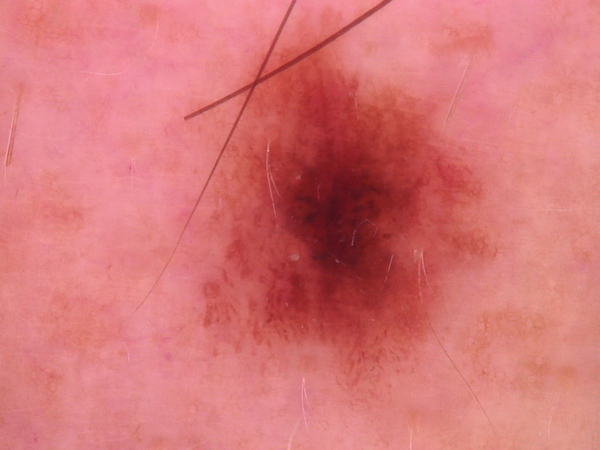
//> input picture images/the.jpg, 600 x 450 px
$ ./experiment   (built with g++ and OpenCV 4)
//> lines starting //> are read from the running program, lines starting //| are printed output that depends on the picture
//> further down, img1 is the input picture: 450 rows x 600 cols, CV_8UC3; mean B, G, R 118.5, 117.6, 214.7
#include <opencv2/opencv.hpp>
#include <opencv2/objdetect.hpp>
#include <opencv2/highgui.hpp>
#include <opencv2/imgproc.hpp>
#include <iostream>
#include <sys/stat.h>  // For creating the directory
#include <sstream>     // For generating filenames with a counter

using namespace cv;
using namespace std;

/*
 Section 1: Reading Images
*/

Mat resizeWithPadding(Mat& image, int sizeWanted) {
//> called with sizeWanted = 224
    int oldHeight = image.rows;
//> oldHeight = 450
    int oldWidth = image.cols;
//> oldWidth = 600

    float aspectRatio = (float)sizeWanted / max(oldWidth, oldHeight);
//> aspectRatio = 0.373

    int newWidth = (int)(oldWidth * aspectRatio);
//> newWidth = 224
    int newHeight = (int)(oldHeight * aspectRatio);
//> newHeight = 168

    Mat resizedImage;
    resize(image, resizedImage, Size(newWidth, newHeight));

    Mat output = Mat::zeros(Size(sizeWanted, sizeWanted), CV_8UC3);

    int xPad = (sizeWanted - newWidth) / 2;
//> xPad = 0
    int yPad = (sizeWanted - newHeight) / 2;
//> yPad = 28

    resizedImage.copyTo(output(Rect(xPad, yPad, newWidth, newHeight)));
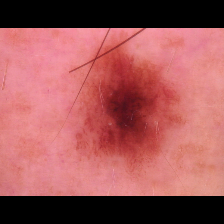
//> output: 224 rows x 224 cols, CV_8UC3; mean B, G, R 88.7, 88.1, 161

    return output;
}

void normalizeImage(Mat& image) {
    Scalar mean = Scalar(0.485, 0.456, 0.406);
    Scalar stddeviation = Scalar(0.229, 0.224, 0.225);

    image.convertTo(image, CV_32F, 1.0 / 255.0);

    subtract(image, mean, image);
    divide(image, stddeviation, image);
}

int main() {
    string path = "../images/the.jpg";
    Mat img1 = imread(path);

    if (img1.empty()) {
        cout << "Image not read properly" << endl;
        return -1;
    }

    Mat resized_image = resizeWithPadding(img1, 224);

    if (resized_image.empty()) {
        cout << "Error: Unable to load image!" << endl;
        return -1;
    }

    vector<Mat> bgr_channels;
    split(resized_image, bgr_channels);
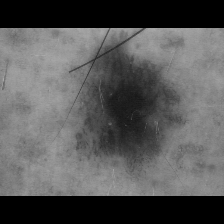
//> bgr_channels[0]: 224 rows x 224 cols, CV_8UC1; min 0, max 171, mean 88.7
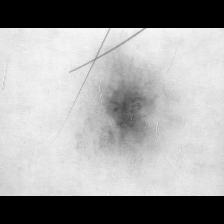
//> bgr_channels[2]: 224 rows x 224 cols, CV_8UC1; min 0, max 247, mean 161

    Mat B = bgr_channels[0];
    Mat G = bgr_channels[1];
    Mat R = bgr_channels[2];

    Mat gray = Mat::zeros(resized_image.rows, resized_image.cols, CV_8UC1);

    for (unsigned int i = 0; i < resized_image.rows; i++) {
        for (unsigned int j = 0; j < resized_image.cols; j++) {
            gray.at<uchar>(i, j) = static_cast<uchar>(
                0.2989 * R.at<uchar>(i, j) +
                0.5870 * G.at<uchar>(i, j) +
                0.1140 * B.at<uchar>(i, j));
        }
    }
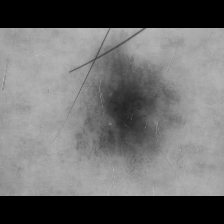
//> gray: 224 rows x 224 cols, CV_8UC1; min 0, max 187, mean 109.6

    normalizeImage(gray);
//> in normalizeImage, `subtract(image, mean, image);`:
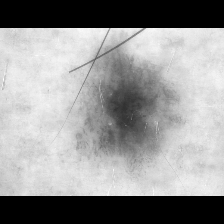
//> image: 224 rows x 224 cols, CV_32FC1; min -0.485, max 0.248, mean -0.0553; drawn with min black and max white

    imshow("manual grayscale", gray);

    // Create the 'processed' folder if it doesn't exist
    struct stat info;
    if (stat("../processed", &info) != 0) {
        mkdir("../processed", 0777);  // Creates folder with read/write/execute permissions
    }

    // Add a counter for the filenames
    static int counter = 1;

    // Generate a unique filename
    std::ostringstream filename;
    filename << "../processed/output_" << counter << ".jpg";

    // Save the processed image with the unique filename
    imwrite(filename.str(), gray);
    cout << "Image saved as " << filename.str() << endl;

    counter++;  // Increment the counter for the next run

    waitKey(0);

    return 0;
}
